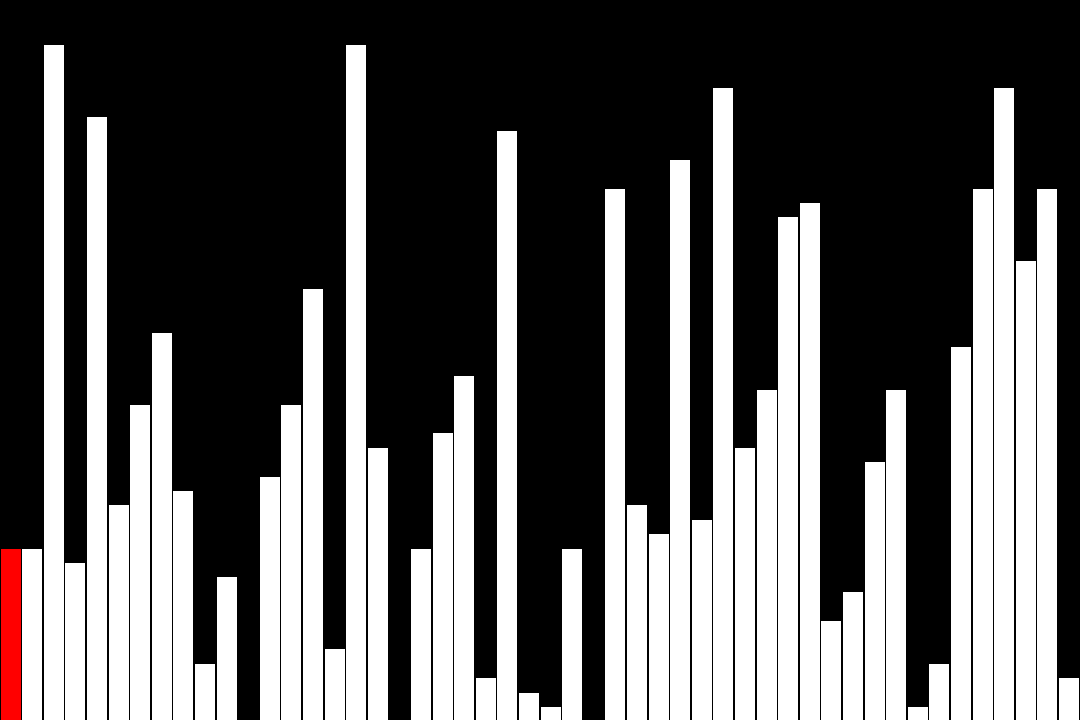
Frame 1 (no input)
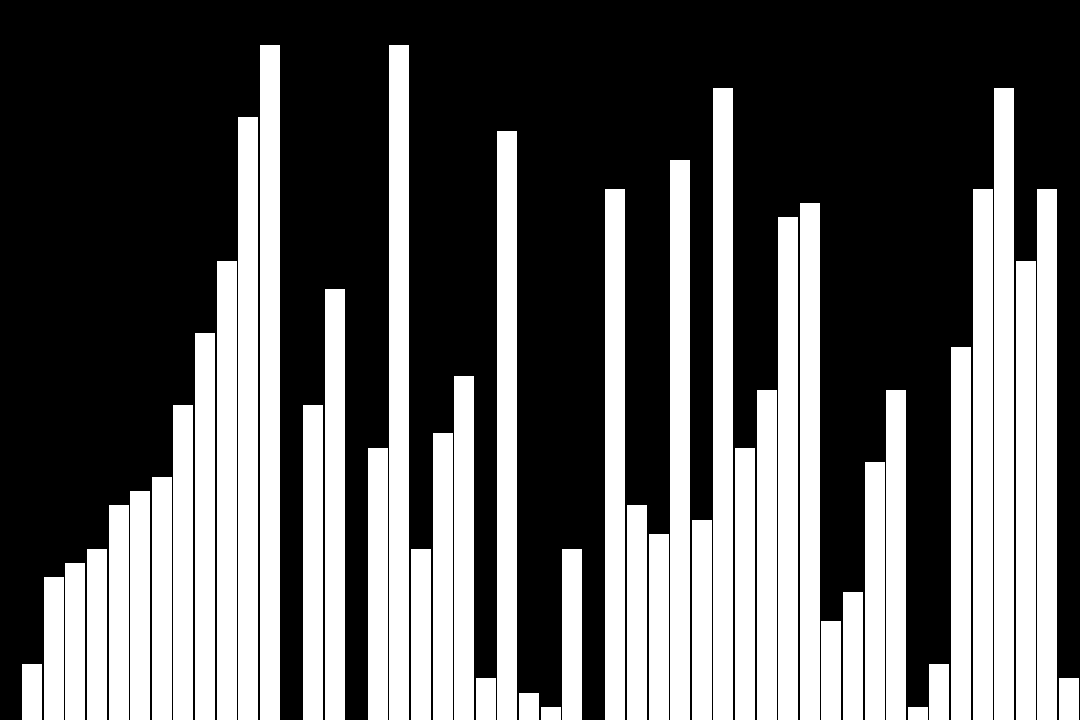
Frame 60 (the mouse pressed at the canvas centre just before this capture)
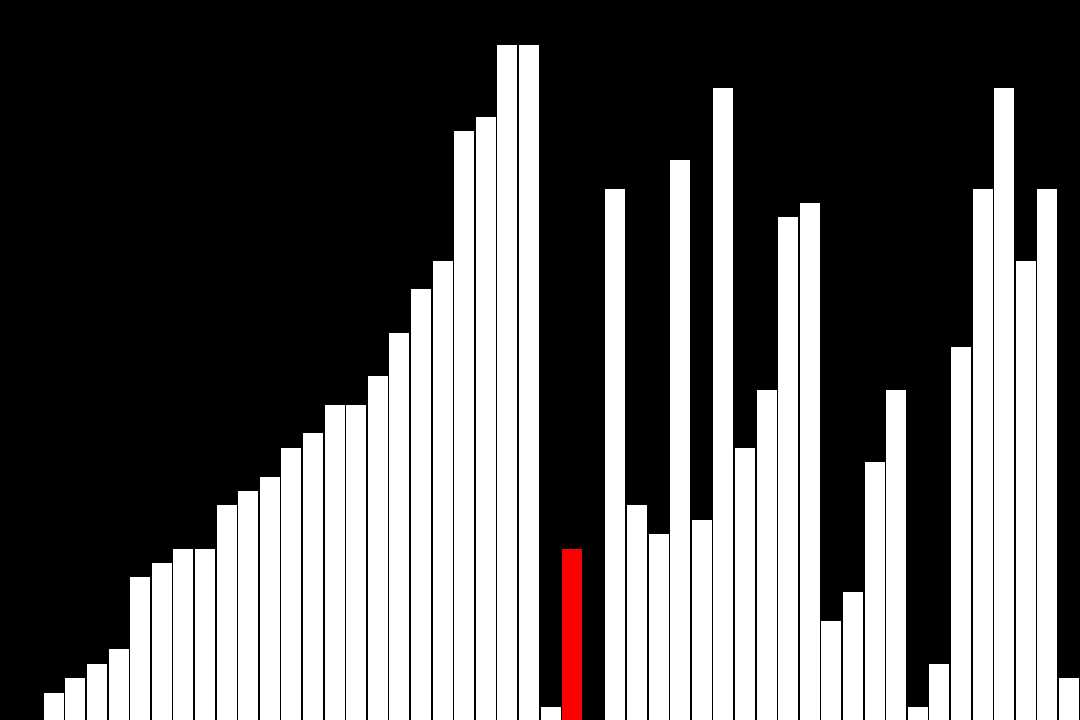
Frame 120 (the mouse held since frame 60 and released just before this capture)

The Processing sketch that drew these frames (run headless with seeded random() and noise(); from frame 60 on, the mouse is pressed at the canvas centre):

// Processing sketch: merge_sort
// ── merge_sort.pde
import java.util.ArrayList;

int i = 0;
int j = 1;

int n = 50;

int[] v, t, q;

class Move
{
  int index, value;
  
  Move(int index, int value)
  {
    this.index = index;
    this.value = value;
  }
}

ArrayList<Move> moves;

void setup()
{
  size(1080, 720);
  
  v = new int[n];
  t = new int[n];
  q = new int[n];
  
  for (int i = 0; i < n; i++)
  {
    v[i] = (int) random(n);
  }
  
  for (int i = 0; i < n; i++)
  {
    q[i] = v[i];
  }
  
  moves = new ArrayList<>();
  
  sort(0, n - 1);
  
  frameRate(5);
}

void sort(int l, int r)
{
  if (l == r) return;

  int m = (l + r) / 2;

  sort(l, m);
  sort(m + 1, r);

  int index = l;

  int p1 = l;
  int p2 = m + 1;

  while (index <= r)
  {
    if (p1 > m)
    {
      t[index++] = v[p2++];
      continue;
    }

    if (p2 > r)
    {
      t[index++] = v[p1++];
      continue;
    }

    if (v[p1] <= v[p2])
      t[index++] = v[p1++];
    
    else
      t[index++] = v[p2++];
  }

  for (int i = l; i <= r; i++)
  {
    moves.add(new Move(i, t[i]));
    v[i] = t[i];
  }
}

void draw()
{
  background(0);
  
  Move move = new Move(-1, 0);
  
  if (moves.size() > 0)
  {
    move = moves.get(0); moves.remove(0);
    
    q[move.index] = move.value;
  }
  
  for (int i = 0; i < n; i++)
  {
    if (i == move.index) fill(255, 0, 0);
    else fill(255);
    
    int x = i * width / n;
    int y = height - q[i] * height / n;
    int w = width / n;
    int h = q[i] * height / n;
    
    rect(x, y, w, h);
  }
}
